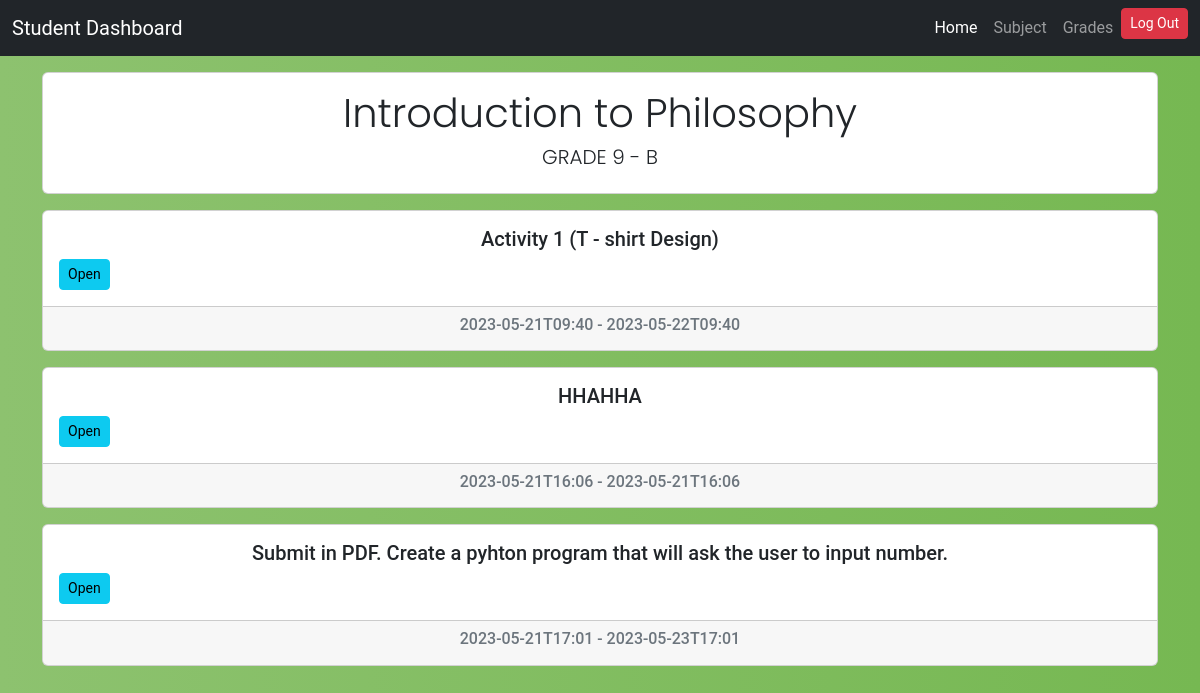
/users/viewsubject.php?idsubject=l0KJTN (signed in), run on the app's committed database.
### tables this page shows
CREATE TABLE `subjectinformation` (
  `ID` int(11) NOT NULL,
  `SUBJECT` varchar(255) NOT NULL,
  `GRADES` varchar(255) NOT NULL,
  `SECTION` varchar(250) NOT NULL,
  `STATUS` varchar(255) NOT NULL,
  `SPECIALCODE` varchar(255) NOT NULL,
  `TEACHERID` varchar(255) NOT NULL
);

CREATE TABLE `subjectdata` (
  `ID` int(11) NOT NULL,
  `DESCRIPTION` text NOT NULL,
  `LINK` text NOT NULL,
  `FILE` text NOT NULL,
  `STARTDATE` varchar(255) NOT NULL,
  `ENDDATE` varchar(255) NOT NULL,
  `TYPE` varchar(255) NOT NULL,
  `SUBJECTCODE` varchar(255) NOT NULL,
  `TEACHERID` varchar(255) NOT NULL
);

### users/viewsubject.php (the view, shortened to what this page needs)
<?php
require 'partials/header.php';
$subjectid = $_GET['idsubject'];
$sql = "SELECT * FROM subjectinformation WHERE SPECIALCODE = '$subjectid'";
$result = mysqli_query($conn, $sql);
foreach($result as $row){
    $subject = $row['SUBJECT'];
    $grade = $row['GRADES'];
    $section = $row['SECTION'];
}
?>
<div class="container mt-3">
    <div class="card">
        <div class="card-body">
            <h1 class="text-center subjectname mb-2"><?php echo $subject?></h1>
            <h5 class="text-center subjectname"><?php echo $grade ?> - <?php echo $section?></h5>
        </div>
    </div>
    <?php
    $sql = "SELECT * FROM subjectdata WHERE SUBJECTCODE = '$subjectid'";
    $res = mysqli_query($conn, $sql);
    if(mysqli_num_rows($res)>0){
        foreach($res as $ros){
            ?>
            <div class="card mt-3">
                <div class="card-body">
                    <h5 class="text-center"><?php echo $ros['DESCRIPTION']?></h5>
                    <a href="open?openme=<?php echo $ros['ID']?>" class="btn btn-sm btn-info">Open</a>
                </div>
                <div class="card-footer">
                    <h6 class="text-center text-muted"><?php echo $ros['STARTDATE']?> - <?php echo $ros['ENDDATE']?></h6>
                </div>
            </div>
            <?php
        }
    }
    ?>
</div>
<?php
require 'partials/foot.php';
?>

### users/partials/header.php (style rules this page uses)
body { background: #76b852; background: -webkit-linear-gradient(right, #76b852, #8DC26F); background: -moz-linear-gradient(right, #76b852, #8DC26F); background: -o-linear-gradient(right, #76b852, #8DC26F); background: linear-gradient(to left, #76b852, #8DC26F); font-family: "Roboto", sans-serif; -webkit-font-smoothing: antialiased; -moz-osx-font-smoothing: grayscale; }
.subjectname { font-family: 'Poppins', sans-serif; font-weight: 300; }

### data on the page
subjectinformation: SUBJECT "Introduction to Philosophy", GRADES "GRADE 9", SECTION "B"
subjectdata: DESCRIPTION "Activity 1 (T - shirt Design)", STARTDATE "2023-05-21T09:40", ENDDATE "2023-05-22T09:40"
subjectdata: DESCRIPTION "HHAHHA", STARTDATE "2023-05-21T16:06", ENDDATE "2023-05-21T16:06"
subjectdata: DESCRIPTION "Submit in PDF. Create a pyhton program that will ask the user to input number.", STARTDATE "2023-05-21T17:01", ENDDATE "2023-05-23T17:01"
